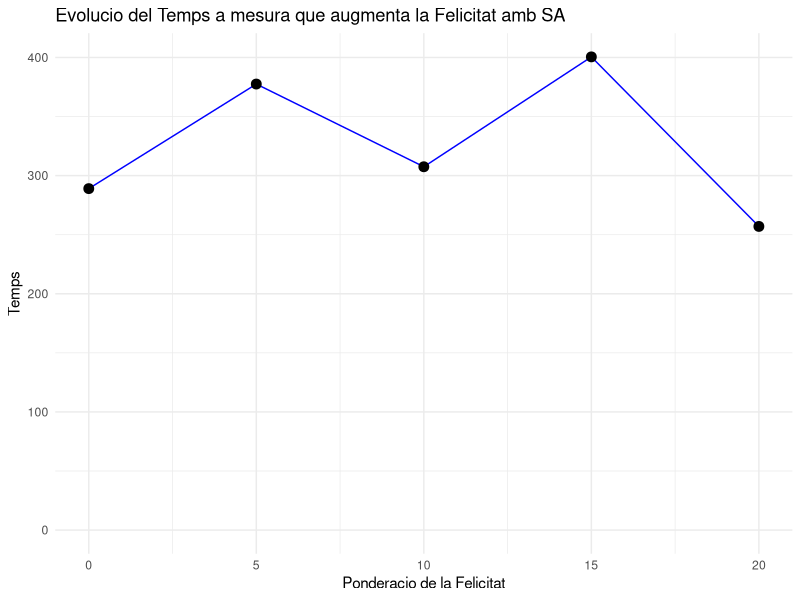

Write the R code that produced this figure.
# Càrrega de les biblioteques necessàries
library(ggplot2)

# Noves mitjanes
mitjanes <- c(289, 377.5, 307.5, 400.5,	257)

# Crear un dataframe llarg per a graficar
data_long <- data.frame(
  Felicitat = c(0, 5, 10, 15, 20),
  Preu = mitjanes
)

# Crear el gràfic amb les noves mitjanes
ggplot(data_long, aes(x = Felicitat, y = Preu)) +
  geom_line(color = "blue") +
  geom_point(size = 3, color = "black") +
  labs(title = "Evolucio del Temps a mesura que augmenta la Felicitat amb SA",
       x = "Ponderacio de la Felicitat",
       y = "Temps") +
  scale_y_continuous(limits = c(0, NA)) +  # Ajustar el límit inferior de l'eix Y a 0
  theme_minimal()
